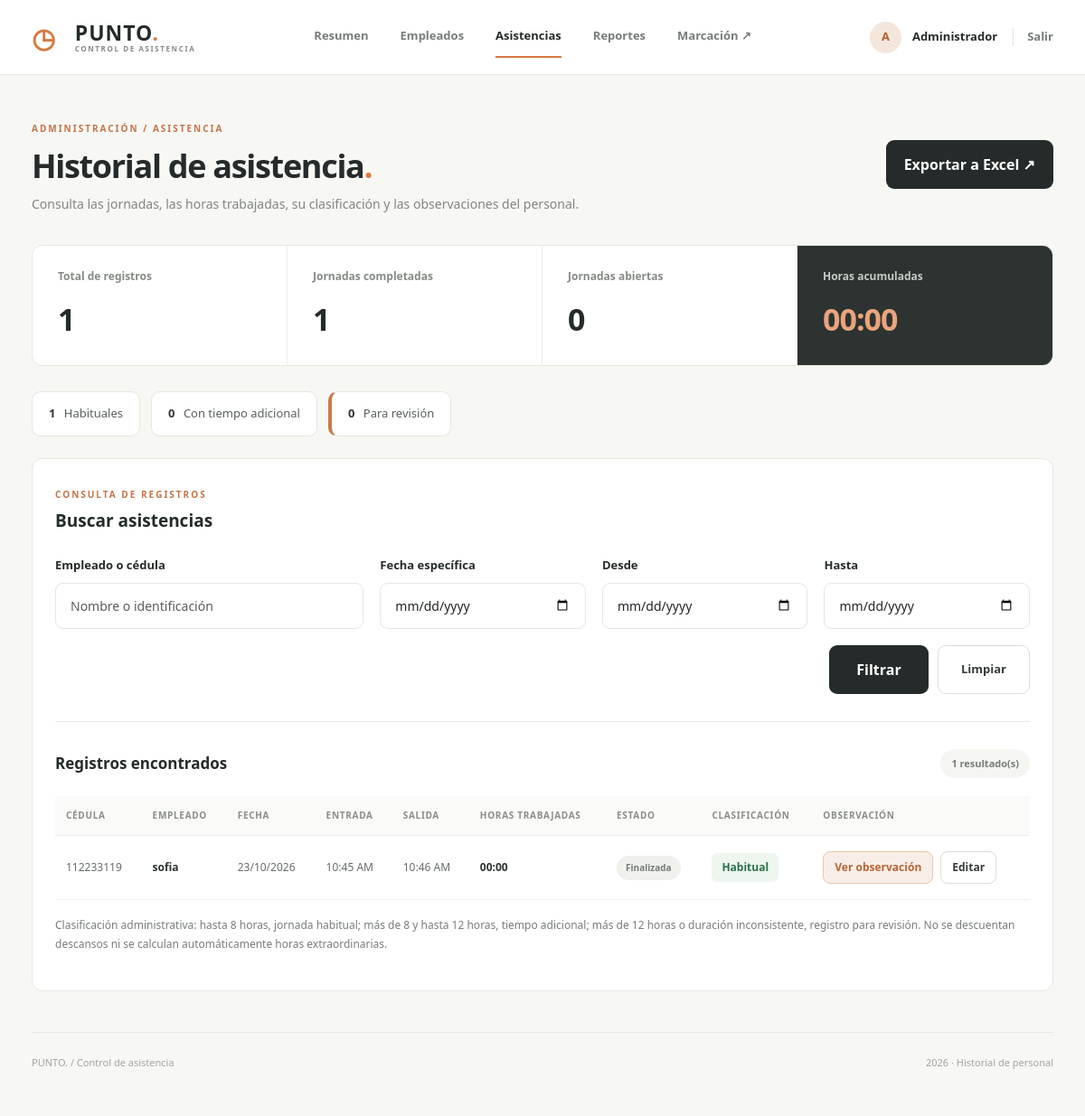
Page /admin/asistencias.php (signed in) on the committed database.
### tables this page shows
CREATE TABLE `asistencias` (
  `id` int(11) NOT NULL,
  `empleado_id` int(11) NOT NULL,
  `fecha` date NOT NULL,
  `hora_entrada` time NOT NULL,
  `hora_salida` time DEFAULT NULL,
  `observacion` text DEFAULT NULL
);

CREATE TABLE `empleados` (
  `id` int(11) NOT NULL,
  `cedula` varchar(25) NOT NULL,
  `nombre` varchar(150) NOT NULL,
  `correo` varchar(150) NOT NULL,
  `telefono` varchar(25) NOT NULL,
  `codigo_acceso` varchar(6) NOT NULL,
  `estado` enum('Activo','Inactivo') NOT NULL DEFAULT 'Activo',
  `fecha_registro` datetime NOT NULL DEFAULT current_timestamp()
);

### admin/asistencias.php (the view, shortened to what this page needs)
<?php
require_once __DIR__ . "/../config/conexion.php";
function escapar($valor) {
    return htmlspecialchars((string)$valor, ENT_QUOTES, "UTF-8");
}
function horaFormato($hora) {
    return $hora === null ? "—" : date("h:i A", strtotime($hora));
}
function duracionSegundos($entrada, $salida) {
    return strtotime($salida) - strtotime($entrada);
}
function horasTrabajadas($segundos) {
    $minutos = intdiv($segundos, 60);
    return sprintf(
        "%02d:%02d",
        intdiv($minutos, 60),
        $minutos % 60
    );
}
$horasHabituales = 8;
$horasRevision = 12;
$segundosHabituales = $horasHabituales * 3600;
$segundosRevision = $horasRevision * 3600;
$buscar = trim((string)($_GET["buscar"] ?? ""));
$fecha = trim((string)($_GET["fecha"] ?? ""));
$desde = trim((string)($_GET["desde"] ?? ""));
$hasta = trim((string)($_GET["hasta"] ?? ""));
$error = "";
$sql = "
    SELECT
        a.id,
        e.nombre,
        e.cedula,
        a.fecha,
        a.hora_entrada,
        a.hora_salida,
        a.observacion
    FROM asistencias a
    INNER JOIN empleados e
        ON e.id = a.empleado_id
";
$sql .= " ORDER BY a.fecha DESC, a.hora_entrada DESC, a.id DESC";
$registros = [];
$totalMinutos = 0;
$completadas = 0;
$pendientes = 0;
$totalHabituales = 0;
$totalAdicionales = 0;
$totalRevision = 0;
if ($error === "") {
    $stmt = $conn->prepare($sql);
    $stmt->execute();
    $resultado = $stmt->get_result();
    while ($fila = $resultado->fetch_assoc()) {
        $segundos = duracionSegundos(
            $fila["hora_entrada"],
            $fila["hora_salida"]
        );
        $fila["duracion_segundos"] = $segundos;
        if ($segundos === null) {
            $fila["clasificacion"] = "abierta";
            $pendientes++;
        } else {
            $completadas++;
            if ($segundos < 0) {
                $fila["clasificacion"] = "inconsistente";
                $totalRevision++;
            } elseif ($segundos > $segundosRevision) {
                $fila["clasificacion"] = "revision";
                $totalRevision++;
            } elseif ($segundos > $segundosHabituales) {
                $fila["clasificacion"] = "adicional";
                $totalAdicionales++;
                $totalMinutos += intdiv($segundos, 60);
            } else {
                $fila["clasificacion"] = "habitual";
                $totalHabituales++;
                $totalMinutos += intdiv($segundos, 60);
            }
        }
        $registros[] = $fila;
    }
}
$total = count($registros);
$horasAcumuladas = sprintf(
    "%02d:%02d",
    intdiv($totalMinutos, 60),
    $totalMinutos % 60
);
$parametros = http_build_query([
    "buscar" => $buscar,
    "fecha" => $fecha,
    "desde" => $desde,
    "hasta" => $hasta
]);
?>
<!DOCTYPE html>
<html lang="es">
<head>
    <link
        href="https://cdn.jsdelivr.net/npm/bootstrap@5.3.3/dist/css/bootstrap.min.css"
        rel="stylesheet"
    >
    <link rel="stylesheet" href="../css/estilos.css">
</head>
<body class="panel-body">
<?php require __DIR__ . "/includes/header.php"; ?>
<main class="panel-main container-fluid">
    <div class="panel-titulo">
        <div>
            <span class="seccion-etiqueta">
                ADMINISTRACIÓN / ASISTENCIA
            </span>
            <h1>
                Historial de asistencia<span>.</span>
            </h1>
            <p>
                Consulta las jornadas, las horas trabajadas,
                su clasificación y las observaciones del personal.
            </p>
        </div>
        <a
            href="exportar_excel.php?<?= escapar($parametros) ?>"
            class="btn btn-acceso"
        >
            Exportar a Excel ↗
        </a>
    </div>
    <section class="historial-indicadores">
        <div>
            <span>Total de registros</span>
            <strong><?= $total ?></strong>
        </div>
        <div>
            <span>Jornadas completadas</span>
            <strong><?= $completadas ?></strong>
        </div>
        <div>
            <span>Jornadas abiertas</span>
            <strong><?= $pendientes ?></strong>
        </div>
        <div class="historial-destacado">
            <span>Horas acumuladas</span>
            <strong><?= escapar($horasAcumuladas) ?></strong>
        </div>
    </section>
    <div class="clasificacion-resumen">
        <div class="clasificacion-resumen-item">
            <strong><?= $totalHabituales ?></strong>
            Habituales
        </div>
        <div class="clasificacion-resumen-item">
            <strong><?= $totalAdicionales ?></strong>
            Con tiempo adicional
        </div>
        <div class="clasificacion-resumen-item revision">
            <strong><?= $totalRevision ?></strong>
            Para revisión
        </div>
    </div>
    <section class="panel-bloque">
        <div class="bloque-encabezado">
            <div>
                <span class="seccion-etiqueta">
                    CONSULTA DE REGISTROS
                </span>
                <h2>Buscar asistencias</h2>
            </div>
        </div>
        <form method="GET" class="filtros-asistencia">
            <div class="filtro-empleado">
                <label class="form-label">
                    Empleado o cédula
                </label>
                <input
                    type="search"
                    name="buscar"
                    class="form-control"
                    placeholder="Nombre o identificación"
                    maxlength="150"
                    value="<?= escapar($buscar) ?>"
                >
            </div>
            <div>
                <label class="form-label">
                    Fecha específica
                </label>
                <input
                    type="date"
                    name="fecha"
                    class="form-control"
                    value="<?= escapar($fecha) ?>"
                >
            </div>
            <div>
                <label class="form-label">
                    Desde
                </label>
                <input
                    type="date"
                    name="desde"
                    class="form-control"
                    value="<?= escapar($desde) ?>"
                >
            </div>
            <div>
                <label class="form-label">
                    Hasta
                </label>
                <input
                    type="date"
                    name="hasta"
                    class="form-control"
                    value="<?= escapar($hasta) ?>"
                >
            </div>
            <div class="filtro-acciones">
                <button type="submit" class="btn btn-acceso">
                    Filtrar
                </button>
                <a href="asistencias.php" class="btn-limpiar">
                    Limpiar
                </a>
            </div>
        </form>
        <div class="historial-tabla-titulo">
            <h2>Registros encontrados</h2>
            <span class="contador-empleados">
                <?= $total ?> resultado(s)
            </span>
        </div>
        <div class="table-responsive">
            <table class="table tabla-panel align-middle">
                <thead>
                    <tr>
                        <th>Cédula</th>
                        <th>Empleado</th>
                        <th>Fecha</th>
                        <th>Entrada</th>
                        <th>Salida</th>
                        <th>Horas trabajadas</th>
                        <th>Estado</th>
                        <th>Clasificación</th>
                        <th>Observación</th>
                    </tr>
                </thead>
                <tbody>
                <?php if ($total > 0): ?>
                    <?php foreach ($registros as $fila): ?>
                        <?php
                        $tieneObservacion = trim(
                            (string)($fila["observacion"] ?? "")
                        ) !== "";
                        $clasificacion = $fila["clasificacion"];
                        ?>
                        <tr>
                            <td>
                                <?= escapar($fila["cedula"]) ?>
                            </td>
                            <td>
                                <strong>
                                    <?= escapar($fila["nombre"]) ?>
                                </strong>
                            </td>
                            <td>
                                <?= date(
                                    "d/m/Y",
                                    strtotime($fila["fecha"])
                                ) ?>
                            </td>
                            <td>
                                <?= horaFormato($fila["hora_entrada"]) ?>
                            </td>
                            <td>
                                <?= horaFormato($fila["hora_salida"]) ?>
                            </td>
                            <td>
                                <strong>
                                    <?= horasTrabajadas(
                                        $fila["duracion_segundos"]
                                    ) ?>
                                </strong>
                            </td>
                            <td>
                                <?php if (
                                    $fila["hora_salida"] === null
                                ): ?>
                                    <span class="estado estado-abierto">
                                        En jornada
                                    </span>
                                <?php else: ?>
                                    <span class="estado estado-cerrado">
                                        Finalizada
                                    </span>
                                <?php endif; ?>
                            </td>
                            <td>
                                <?php if (
                                    $clasificacion === "habitual"
                                ): ?>
                                    <span class="clasificacion-jornada habitual">
                                        Habitual
                                    </span>
                                <?php elseif (
                                    $clasificacion === "adicional"
                                ): ?>
                                    <span class="clasificacion-jornada adicional">
                                        Tiempo adicional
                                    </span>
                                <?php elseif (
                                    $clasificacion === "revision"
                                ): ?>
                                    <span class="clasificacion-jornada revision">
                                        ⚠ Revisar jornada
                                    </span>
                                <?php elseif (
                                    $clasificacion === "inconsistente"
                                ): ?>
                                    <span class="clasificacion-jornada revision">
                                        ⚠ Revisar horario
                                    </span>
                                <?php else: ?>
                                    <span class="clasificacion-jornada abierta">
                                        Pendiente
                                    </span>
                                <?php endif; ?>
                            </td>
                            <td>
                                <div class="observacion-acciones">
                                    <?php if ($tieneObservacion): ?>
                                        <button
                                            type="button"
                                            class="btn-observacion btn-observacion-principal"
                                            data-bs-toggle="modal"
                                            data-bs-target="#verObservacionModal"
                                            data-empleado="<?= escapar($fila["nombre"]) ?>"
                                            data-fecha="<?= escapar($fila["fecha"]) ?>"
                                            data-observacion="<?= escapar($fila["observacion"]) ?>"
                                        >
                                            Ver observación
                                        </button>
                                    <?php endif; ?>
                                    <button
                                        type="button"
                                        class="btn-observacion"
                                        data-bs-toggle="modal"
                                        data-bs-target="#editarObservacionModal"
                                        data-id="<?= (int)$fila["id"] ?>"
                                        data-empleado="<?= escapar($fila["nombre"]) ?>"
                                        data-fecha="<?= escapar($fila["fecha"]) ?>"
                                        data-observacion="<?= escapar($fila["observacion"] ?? "") ?>"
                                    >
                                        <?= $tieneObservacion
                                            ? "Editar"
                                            : "Agregar" ?>
                                    </button>
                                </div>
                            </td>
                        </tr>
                    <?php endforeach; ?>
                <?php endif; ?>
                </tbody>
            </table>
        </div>
        <p class="historial-nota-clasificacion">
            Clasificación administrativa: hasta
            <?= $horasHabituales ?> horas, jornada habitual;
            más de <?= $horasHabituales ?> y hasta
            <?= $horasRevision ?> horas, tiempo adicional;
            más de <?= $horasRevision ?> horas o duración
            inconsistente, registro para revisión.
            No se descuentan descansos ni se calculan
            automáticamente horas extraordinarias.
        </p>
    </section>
    <footer class="panel-footer">
        <span>PUNTO. / Control de asistencia</span>
        <span><?= date("Y") ?> · Historial de personal</span>
    </footer>
</main>
</body>
</html>

### rows in the picture
asistencias: empleado.cedula "112233119", empleado.nombre "sofia", fecha "23/10/2026", hora_entrada "10:45 AM", hora_salida "10:46 AM", duracion_segundos "00:00", shows "Finalizada", shows "Editar"

### other values in the picture
$inicialAdmin "A"
$nombreAdmin "Administrador"
$total "1"
$completadas "1"
$pendientes "0"
escapar($horasAcumuladas) "00:00"
$totalHabituales "1"
$totalAdicionales "0"
$totalRevision "0"
$horasHabituales "8"
$horasRevision "12"
